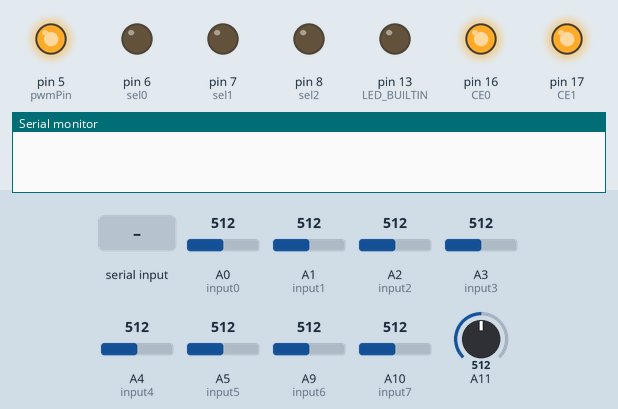
Simulated run of this sketch. Board: Arduino Mega 2560, built with avr-gcc and run on an emulated ATmega2560. Parts: output pins drawn as LEDs (lit = HIGH), the last lines printed to the serial monitor. Dashed ring = blinking. The test bench sets the inputs (shaded band); at power-on: A11 = 512, A0 (input0) = 512, A1 (input1) = 512, A2 (input2) = 512, A3 (input3) = 512, A4 (input4) = 512, A5 (input5) = 512, A9 (input6) = 512, A10 (input7) = 512. Pins used as bus, display or sensor lines are not drawn.

Above: at 1.2 s.
1.3 s: "g90\n" received over Serial
At 1.77 s:
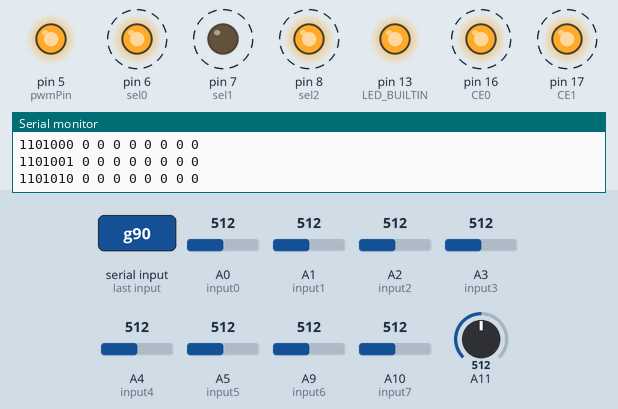
4.3 s: A11 set to 716
At 4.9 s:
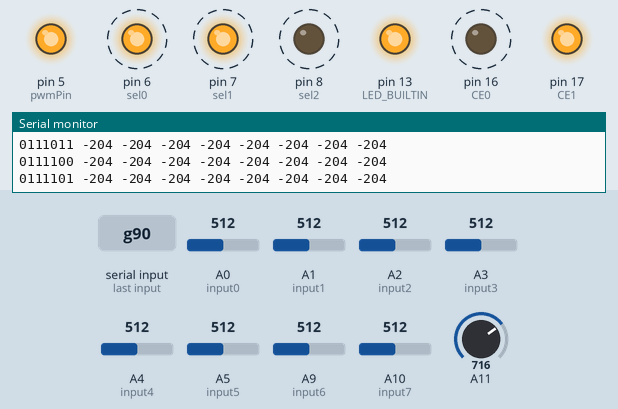
7.3 s: byte 103 ('g') received over Serial
At 7.9 s:
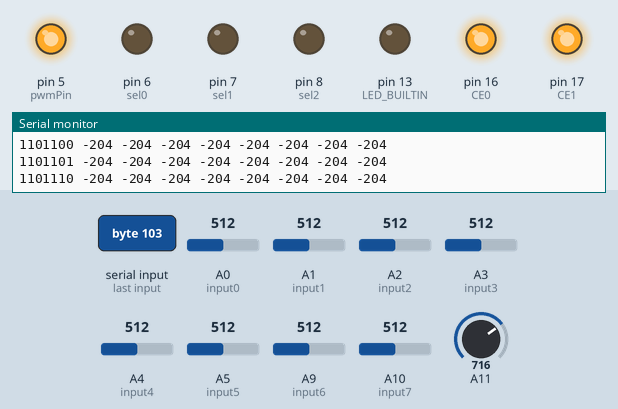
8.8 s: "g\n" received over Serial
At 9.8 s:
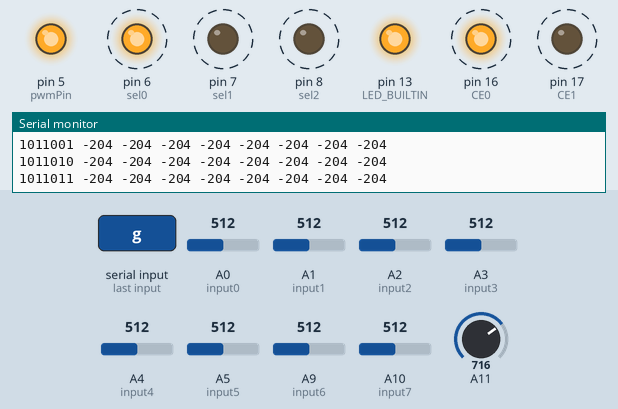
11.8 s: "f90\n" received over Serial
At 12.6 s:
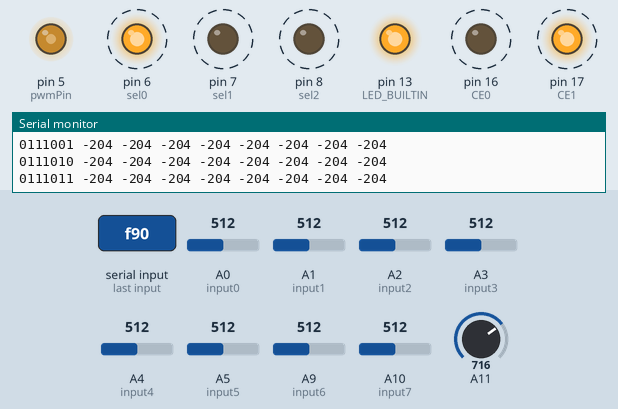
14.8 s: byte 102 ('f') received over Serial
At 15.3 s:
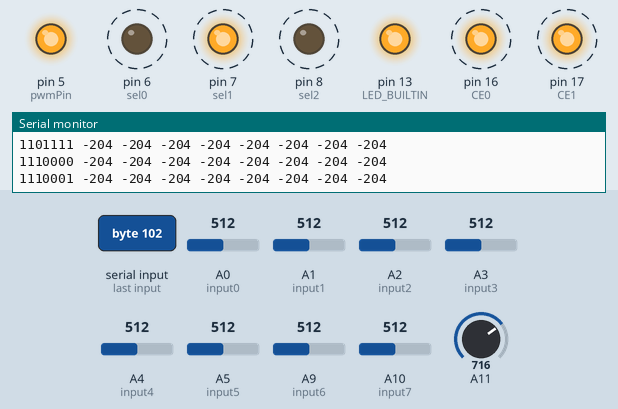
Timing chart, 0 to 18.8 s (numbered marks = the images above; inputs shaded):
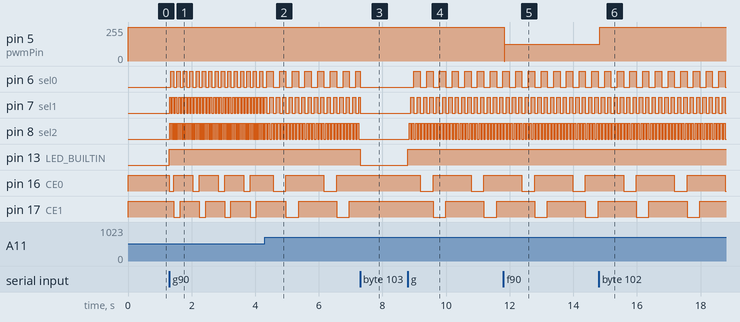

The sketch:

hand.ino
```cpp
//8 analog inputs from the array
const int input0 = A0;
const int input1 = A1;
const int input2 = A2;
const int input3 = A3;
const int input4 = A4;
const int input5 = A5;
const int input6 = A9;
const int input7 = A10;

//1 analog reference input
const int ref = A11;

//7 digital outputs to select input from multiplexers
//with 4 chip enables and 3 select
const int CE0 = 16;
const int CE1 = 17;
const int CE2 = 1;
const int CE3 = 0;
const int sel0 = 6;
const int sel1 = 7;
const int sel2 = 8;

//speaker output port
const int pwmPin = 5;  // D5 pin for PWM output

//delay constant between each select signal
const int  wait = 1;

//threshold voltage above the reference that counts as a 1
//it has 1023 steps between 0 to 5V so 205 is about 1V
const int thresh = 205;

//variables
bool Go = false;

long freq = 0;
int selectIndex = 0;

//select signal 2D array
byte selectSig[32][7] = {
  {LOW, HIGH, HIGH, HIGH, LOW, LOW, LOW},     // Chip Enable: 0111, Select: 000
  {LOW, HIGH, HIGH, HIGH, LOW, LOW, HIGH},    // Chip Enable: 0111, Select: 001
  {LOW, HIGH, HIGH, HIGH, LOW, HIGH, LOW},    // Chip Enable: 0111, Select: 010
  {LOW, HIGH, HIGH, HIGH, LOW, HIGH, HIGH},   // Chip Enable: 0111, Select: 011
  {LOW, HIGH, HIGH, HIGH, HIGH, LOW, LOW},    // Chip Enable: 0111, Select: 100
  {LOW, HIGH, HIGH, HIGH, HIGH, LOW, HIGH},   // Chip Enable: 0111, Select: 101
  {LOW, HIGH, HIGH, HIGH, HIGH, HIGH, LOW},   // Chip Enable: 0111, Select: 110
  {LOW, HIGH, HIGH, HIGH, HIGH, HIGH, HIGH},  // Chip Enable: 0111, Select: 111

  {HIGH, LOW, HIGH, HIGH, LOW, LOW, LOW},     // Chip Enable: 1011, Select: 000
  {HIGH, LOW, HIGH, HIGH, LOW, LOW, HIGH},    // Chip Enable: 1011, Select: 001
  {HIGH, LOW, HIGH, HIGH, LOW, HIGH, LOW},    // Chip Enable: 1011, Select: 010
  {HIGH, LOW, HIGH, HIGH, LOW, HIGH, HIGH},   // Chip Enable: 1011, Select: 011
  {HIGH, LOW, HIGH, HIGH, HIGH, LOW, LOW},    // Chip Enable: 1011, Select: 100
  {HIGH, LOW, HIGH, HIGH, HIGH, LOW, HIGH},   // Chip Enable: 1011, Select: 101
  {HIGH, LOW, HIGH, HIGH, HIGH, HIGH, LOW},   // Chip Enable: 1011, Select: 110
  {HIGH, LOW, HIGH, HIGH, HIGH, HIGH, HIGH},  // Chip Enable: 1011, Select: 111

  {HIGH, HIGH, LOW, HIGH, LOW, LOW, LOW},     // Chip Enable: 1101, Select: 000
  {HIGH, HIGH, LOW, HIGH, LOW, LOW, HIGH},    // Chip Enable: 1101, Select: 001
  {HIGH, HIGH, LOW, HIGH, LOW, HIGH, LOW},    // Chip Enable: 1101, Select: 010
  {HIGH, HIGH, LOW, HIGH, LOW, HIGH, HIGH},   // Chip Enable: 1101, Select: 011
  {HIGH, HIGH, LOW, HIGH, HIGH, LOW, LOW},    // Chip Enable: 1101, Select: 100
  {HIGH, HIGH, LOW, HIGH, HIGH, LOW, HIGH},   // Chip Enable: 1101, Select: 101
  {HIGH, HIGH, LOW, HIGH, HIGH, HIGH, LOW},   // Chip Enable: 1101, Select: 110
  {HIGH, HIGH, LOW, HIGH, HIGH, HIGH, HIGH},  // Chip Enable: 1101, Select: 111

  {HIGH, HIGH, HIGH, LOW, LOW, LOW, LOW},     // Chip Enable: 1110, Select: 000
  {HIGH, HIGH, HIGH, LOW, LOW, LOW, HIGH},    // Chip Enable: 1110, Select: 001
  {HIGH, HIGH, HIGH, LOW, LOW, HIGH, LOW},    // Chip Enable: 1110, Select: 010
  {HIGH, HIGH, HIGH, LOW, LOW, HIGH, HIGH},   // Chip Enable: 1110, Select: 011
  {HIGH, HIGH, HIGH, LOW, HIGH, LOW, LOW},    // Chip Enable: 1110, Select: 100
  {HIGH, HIGH, HIGH, LOW, HIGH, LOW, HIGH},   // Chip Enable: 1110, Select: 101
  {HIGH, HIGH, HIGH, LOW, HIGH, HIGH, LOW},   // Chip Enable: 1110, Select: 110
  {HIGH, HIGH, HIGH, LOW, HIGH, HIGH, HIGH},  // Chip Enable: 1110, Select: 111

};

//function for comparing inputs to reference
int compareAnalogRead(int inputPin, int referencePin, int threshold) {
  int inputValue = analogRead(inputPin);
  int referenceValue = analogRead(referencePin);
  return (inputValue - referenceValue);
  // if (inputValue > referenceValue + threshold) {
  //   return 1;
  // } else {
  //   return 0;
  // }
}

void setFreq(long f) {
  if (f == 0) {
    ICR3 = 0;
    OCR3A = 0;
  } else {
    ICR3 = 2*pow(10,6)/f - 1;                   // Set the PWM frequency to f = (16MHz / (8 * (ICR3 + 1)))
    OCR3A = ICR3/2;                             // Set duty-cycle to 50% on pwmPin
  }
}


void setup() {
  //est connection between arduino and computer
  Serial.begin(9600);
  //init all the analog inputs as inputs
  pinMode(input0, INPUT);
  pinMode(input1, INPUT);
  pinMode(input2, INPUT);
  pinMode(input3, INPUT);
  pinMode(input4, INPUT);
  pinMode(input5, INPUT);
  pinMode(input6, INPUT);
  pinMode(input7, INPUT);

  //init all the digital select outputs as outputs
  pinMode(CE0, OUTPUT);
  pinMode(CE1, OUTPUT);
  pinMode(CE2, OUTPUT);
  pinMode(CE3, OUTPUT);
  pinMode(sel0, OUTPUT);
  pinMode(sel1, OUTPUT);
  pinMode(sel2, OUTPUT);

  //to see if its collecting
  pinMode(LED_BUILTIN, OUTPUT);

  pinMode(pwmPin, OUTPUT);                          // Set pwm sound output pin to an output
  TCCR3A = _BV(COM3A1) | _BV(COM3B1) | _BV(WGM31);  // Enable PWM outputs for OC1A and OC1B on digital pins 9, 10
  TCCR3B = _BV(WGM33) | _BV(WGM32) | _BV(CS31);     // Set fast PWM and prescaler of 8 on timer 1
  setFreq(freq);
}

void loop() {

  //Type g in serial monitor to start and stop
  if (Serial.available() > 0) {
    char gatherData = Serial.read();
    if (gatherData == 'g') {
      Go = !Go;
    } else if (gatherData == 'f') {
      String fs = "";
      while (Serial.available() > 0) {
        char rc = Serial.read();
        fs += rc;
      }
      int f = fs.toInt();
      setFreq(f);
    }
  }

  //if collecting the LED is on else its off
  if (Go) {
    digitalWrite(LED_BUILTIN, HIGH);
  }
  else {
    digitalWrite(LED_BUILTIN, LOW);
  }

  //if Go, so collecting data, send the select signals to Serial monitor
  if (Go) {
    Serial.print(static_cast<int>(selectSig[selectIndex][0]));
    Serial.print(static_cast<int>(selectSig[selectIndex][1]));
    Serial.print(static_cast<int>(selectSig[selectIndex][2]));
    Serial.print(static_cast<int>(selectSig[selectIndex][3]));
    Serial.print(static_cast<int>(selectSig[selectIndex][4]));
    Serial.print(static_cast<int>(selectSig[selectIndex][5]));
    Serial.print(static_cast<int>(selectSig[selectIndex][6]));

    //then send the select signals to the select pins
    digitalWrite(CE0, selectSig[selectIndex][0]);
    digitalWrite(CE1, selectSig[selectIndex][1]);
    digitalWrite(CE2, selectSig[selectIndex][2]);
    digitalWrite(CE3, selectSig[selectIndex][3]);
    digitalWrite(sel0, selectSig[selectIndex][4]);
    digitalWrite(sel1, selectSig[selectIndex][5]);
    digitalWrite(sel2, selectSig[selectIndex][6]);

    //Send the inputs to the serial monitor digitized to the reference
    Serial.print(" ");
    Serial.print(compareAnalogRead(input0, ref, thresh));
    Serial.print(" ");
    Serial.print(compareAnalogRead(input1, ref, thresh));
    Serial.print(" ");
    Serial.print(compareAnalogRead(input2, ref, thresh));
    Serial.print(" ");
    Serial.print(compareAnalogRead(input3, ref, thresh));
    Serial.print(" ");
    Serial.print(compareAnalogRead(input4, ref, thresh));
    Serial.print(" ");
    Serial.print(compareAnalogRead(input5, ref, thresh));
    Serial.print(" ");
    Serial.print(compareAnalogRead(input6, ref, thresh));
    Serial.print(" ");
    Serial.print(compareAnalogRead(input7, ref, thresh));
    Serial.print("\n");

    selectIndex = (selectIndex + 1) % 32;
  }
  else {
    digitalWrite(CE0, HIGH);
    digitalWrite(CE1, HIGH);
    digitalWrite(CE2, HIGH);
    digitalWrite(CE3, HIGH);
    digitalWrite(sel0, LOW);
    digitalWrite(sel1, LOW);
    digitalWrite(sel2, LOW);
  }
}
```

Measured:
- after the input at 1.3 s, pin 6 (sel0): alternates HIGH for 0.10 s and LOW for 0.10 s, starting at once; pin 7 (sel1): alternates HIGH for 0.05 s and LOW for 0.05 s, starting at once
- after the input at 4.3 s, pin 6 (sel0): alternates HIGH for 0.20 s and LOW for 0.20 s, starting after 0.26 s; pin 7 (sel1): alternates HIGH for 0.10 s and LOW for 0.10 s, starting after 0.16 s
- after the input at 7.3 s, pin 8 (sel2): stops changing and stays LOW; pin 13 (LED_BUILTIN): HIGH → LOW at once; pin 16 (CE0): stays HIGH (without the input it goes to LOW after 0.46 s); pin 17 (CE1): stays HIGH (without the input it goes to LOW after 0.86 s)
- after the input at 8.8 s, pin 6 (sel0): alternates HIGH for 0.20 s and LOW for 0.20 s, starting after 0.19 s; pin 7 (sel1): alternates HIGH for 0.10 s and LOW for 0.10 s, starting after 0.09 s
- after the input at 11.8 s, pin 5 (pwmPin): 255/255 → 127/255 at once
- after the input at 14.8 s, pin 5 (pwmPin): 127/255 → 255/255 at once
